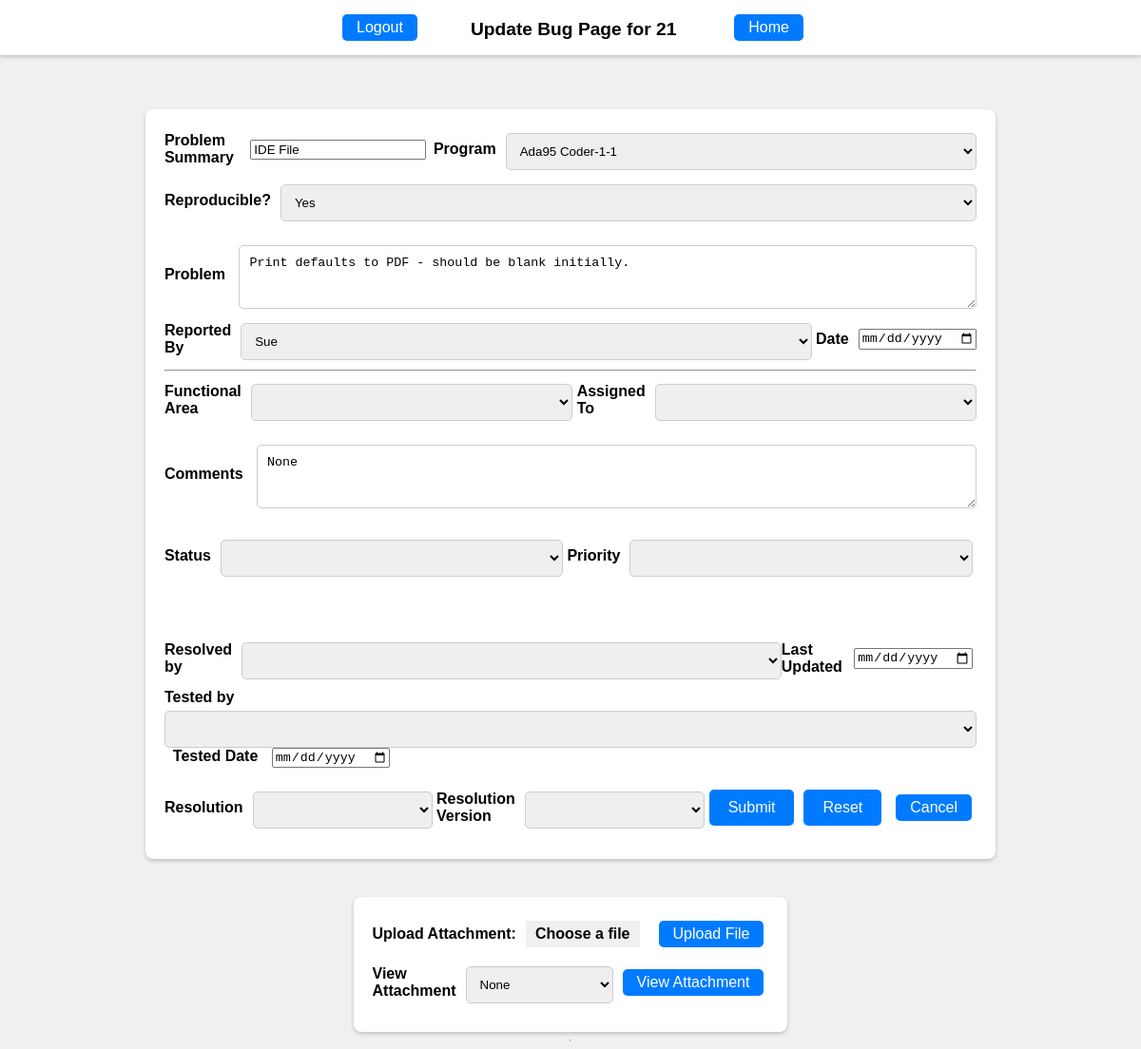
Screenshot of /update_bug/21 (signed in) with the database file from the repository.
### tables this page shows
CREATE TABLE "Bugs" (
	"bug_id"	INTEGER NOT NULL,
	"report_options"	TEXT,
	"severity"	TEXT,
	"problem_summary"	TEXT,
	"reproducible"	TEXT,
	"problem"	TEXT,
	"reported_by"	TEXT,
	"entry_date"	TEXT,
	"areas"	TEXT,
	"assigned_to"	TEXT,
	"comments"	TEXT,
	"status"	TEXT,
	"priority"	TEXT,
	"resolution"	TEXT,
	"resolution_version"	TEXT,
	"resolved_by"	TEXT,
	"resolved_date"	TEXT,
	"tested_by"	TEXT,
	"tested_date"	TEXT,
	"treat_as"	TEXT, program_options varchar(30),
	PRIMARY KEY("bug_id" AUTOINCREMENT)
);

CREATE TABLE `employees` ( `emp_id` INTEGER NOT NULL PRIMARY KEY AUTOINCREMENT, `name` varchar(32) NOT NULL, `username` varchar(32) NOT NULL, `password` varchar(32) NOT NULL, `userlevel` int(11) NOT NULL);

### app.py (the view, shortened to what this page needs)
@app.route("/update_bug/<bug_id>",methods=["GET","POST"])
def update_bug(bug_id):
    if "loggedin" not in session:
        return render_template("login.html")
    db = get_db()
    query = f"select * from bugs where bug_id={bug_id}"
    cur = db.execute(query)
    data = cur.fetchone()
    programs = get_programs()
    employees = get_employees()
    areas = get_area()
    report_options = ["Coding Error","Design Issue","Suggestion","Documentation","Hardware","Query"]
    severity = ["Minor", "Serious", "Fatal"]
    status=["open","closed","resolved"]
    priority = ["1","2","3","4","5","6"]
    resolution = ["Pending","Fixed","Irreproducible","Deferred","As designed","Withdrawn by reporter","Need more info",\
                  "Disagree with suggestion","Duplicate"]
    attach_cur = db.execute(f'select * from attach where bug_id={bug_id}')
    attach = attach_cur.fetchall()
    return render_template("update_bug.html",bug_id=bug_id,data=data,programs=programs,report_options=report_options,\
                           severity=severity,employees=employees,areas=areas,\
                            status=status,priority=priority,resolution=resolution,attach=attach)

### app.py (called while the page is built)
def connect_db():
    sql = sqlite3.connect("/Users/ishanunnarkar/Desktop/Projects/Bug_Hound-Project-main/server/db/bughound.db")
    sql.row_factory = sqlite3.Row
    return sql

def get_db():
    if not hasattr(g,"sqlite3"):
        g.sqlite_db = connect_db()
    return g.sqlite_db

def get_programs():
    db=get_db()
    cur = db.execute('select * from programs')
    programs = cur.fetchall()
    return programs

def get_employees():
    db=get_db()
    cur = db.execute('select * from employees')
    employees = cur.fetchall()
    return employees

def get_area():
    db = get_db()
    cur = db.execute("select * from areas")
    areas = cur.fetchall()
    return areas

### templates/update_bug.html (shortened to what this page needs)
<!DOCTYPE html>
<html lang="en">
<head>
    <link rel="stylesheet" href="{{ url_for('static', filename='css/index.css') }}">
</head>
<body>
    <div class="header">
        <div class="navigation">
            <a href="{{url_for('logout')}}" class="btn header-btn">Logout</a>
            <span class="header-title">Update Bug Page for {{bug_id}}</span>
            <a href="{{url_for('index_page')}}" class="btn header-btn">Home</a>
        </div>
    </div>
    <form method="POST" action="{{url_for('update_bug',bug_id=bug_id)}}">
        <div class="form-row">
            <label for="problem_summary">Problem Summary</label>
            <input type="text" id="problem_summary" name="problem_summary" value="{{ data.problem_summary }}">
            <label id="program">Program</label>
            <select id ="program" name="program_options">
                {% for program in programs %}
                    {% set prog = '-'.join(program[1:]) %}
                    <option value="{{'-'.join(program[1:])}}" {% if prog == data.program_options %}selected{% endif %}>{{'-'.join(program[1:]) }}</option>
                {% endfor %}
            </select>
        </div>
        <div class="form-row">
            <label id="reproducible">Reproducible?</label>
            <select id ="reproducible" name="reproducible">
                <option value="Yes" {% if "Yes" == data.reproducible %}selected{% endif %}>Yes</option>
            </select>
        </div>
        <div class="form-row" style="margin-top:20px;">
            <label style="vertical-align:top" for=problem>Problem</label>
            <textarea name="problem" id="problem" cols="90" rows="3" >{{ data.problem }}</textarea>
        </div>
        <div class="form-row">
            <label id="reported_by">Reported By</label>
            <select id ="reported_by" name="reported_by">
                {% for employee in employees %}
                <option value="{{ employee.name }}" {% if employee.name == data.reported_by %}selected{% endif %}>{{ employee.name }}</option>
                {% endfor %}
            </select>
            <label for="entry_date">Date</label>
            <input type="date" id="entry_date" name="entry_date" value="{{ data.entry_date }}"><br>
        </div>
        <hr/>
        <div class="form-row">
            <label id="areas">Functional Area</label>
            <select id ="areas" name="areas">
                <option style="display:none;"></option>
                {% for area in areas %}
                <option value="{{area.area}}" {% if area.area == data.areas %}selected{% endif %}>{{ data.areas }}</option>
                {% endfor %}
            </select>
            <label id="assigned_to">Assigned To</label>
            <select id ="assigned_to" name="assigned_to">
                <option style="display:none;"></option>
                {% for employee in employees %}
                <option value="{{employee.name}}" {% if employee.name == data.assigned_to %}selected{% endif %}>{{data.assigned_to}}</option>
                {% endfor %}
            </select>
        </div>
        <div class="form-row" style="margin-top:20px;">
            <label style="vertical-align:top" for=comments>Comments</label>
            {% if data[0][11] %}
                <textarea name="comments" id="comments" cols="90" rows="3">{{ data.comments }}</textarea>
            {% else %}
            <textarea name="comments" id="comments" cols="90" rows="3">{{ data.comments }}</textarea>
            {% endif %}
        </div>
        <br/>
         <div class="form-row">
            <label id="status">Status</label>
            <select id ="status" name="status">
                <option style="display:none;"></option>
                {% for stat in status %}
                <option value="{{stat}}" {% if stat == data.status %}selected{% endif %}>{{stat}}</option>
                {% endfor %}
            </select>
            <label id="priority">Priority</label>
            <select id ="priority" name="priority">
            <option style="display:none;"></option>
            {% for prior in priority %}
            <option value="{{prior}}" {% if prior == data.priority %}selected{% endif %}>{{prior}}</option>
            {% endfor %}
            </select>
        </div>
        <br/>
        <br/>
        <br/>
        <div class="form-row">
            <label id="resolved_by">Resolved by</label>
            <select id ="resolved_by" name="resolved_by">
                <option style="display:none;"></option>
                {% for employee in employees %}
                <option value="{{ employee.name }}" {% if employee.name == data.resolved_by %}selected{% endif %}>{{ employee.name }}</option>
                {% endfor %}
            </select>
            <label for="resolved_date">Last Updated</label>
            <input type="date" id="resolved_date" name="resolved_date" value="{{data.resolved_date}}">
            </div>
            <div>
            <label id="tested_by">Tested by</label>
            <select id ="tested_by" name="tested_by">
                <option style="display:flex;"></option>
                {% for employee in employees %}
                <option value="{{ employee.name }}" {% if employee.name == data.tested_by %}selected{% endif %}>{{ employee.name }}</option>
                {% endfor %}
            </select>
            <label for="tested_date">Tested Date</label>
            <input type="date" id="tested_date" name="tested_date" value="{{data.tested_date}}">
        </div>
        <br/>
        <div class="form-row">
            <label id="resolution">Resolution</label>
            <select id ="resolution" name="resolution">
            <option style="display:none;"></option>
            {% for option in resolution %}
            <option value="{{option}}" {% if option == data.resolution %}selected{% endif %}>{{data.resolution}}</option>
            {% endfor %}
            </select>
            <label id="resolution_version">Resolution Version</label>
            <select id ="resolution_version" name="resolution_version">
            <option style="display:none;"></option>
            {% for option in resolution %}
            <option value="{{option}}" {% if option == data.resolution_version %}selected{% endif %}>{{option}}</option>
            {% endfor %}
        </div>
        <br/>
        <br/>
        <br/>
        <div class="button-row">
            <input type="submit" class="btn" value="Submit">
            <input type="reset" class="btn" value="Reset">
            <a href="{{url_for('index_page')}}" class="btn" style="text-decoration: none; color: white;">Cancel</a>
        </div>
    </form>
     <form id="combinedForm" method="post" enctype="multipart/form-data" target="_blank" style="margin: 0%;">
        <div class="form-row">
            <label for="upload-section"><b>Upload Attachment:</b></label>
            <label for="file">Choose a file</label>
            <input type="button" class="btn" value="Upload File" onclick="submitForm('upload')">
        </div>
        <div class="form-row">
            <label for="options"><b>View Attachment</b></label>
            <select name="options" id="options">
                <option value="None" selected>None</option>
            </select>
            <input type="button" class="btn" value="View Attachment" onclick="submitForm('view')">
        </div>
    </form>
    <hr/>
</body>
</html>

### static/css/index.css (style rules this page uses)
body { background-color: #f0f0f0; font-family: Arial, sans-serif; margin: 0; padding-top: 75px; display: flex; flex-direction: column; align-items: center; }
.header { width: 100%; display: flex; flex-direction: column; align-items: center; padding: 10px 0; background: #fff; box-shadow: 0 2px 4px rgba(0,0,0,0.2); position: fixed; top: 0; z-index: 1000; }
.navigation { display: flex; justify-content: space-between; padding: 0 20px; width: 100%; max-width: 500px; margin: auto; }
.header-btn { padding: 5px 10px; }
.header-title { margin-top: 10px; text-align: center; width: 100%; font-size: larger; font-weight: 700; }
.form-row { display: flex; justify-content: space-between; align-items: center; margin-bottom: 15px; }
label { font-weight: bold; margin-right: 10px; }
.textbox, select, textarea { width: 100%; padding: 10px; margin-top: 5px; border-radius: 5px; border: 1px solid #ccc; box-sizing: border-box; }
.btn, input[type="submit"], input[type="reset"], button[type="button"], .button-row .btn { padding: 10px 20px; background-color: #007bff; color: white; border: none; border-radius: 5px; cursor: pointer; text-decoration: none; margin: 5px; font-size: inherit; }
form { background: #fff; padding: 20px; border-radius: 8px; box-shadow: 0 2px 4px rgba(0,0,0,0.2); margin: 40px 0; }

### templates/update_bug.html (style rules this page uses)
.form-row { display: flex; align-items: center; margin-bottom: 10px; }
.inputfile + label { cursor: pointer; background-color: #f0f0f0; padding: 5px 10px; }
.btn { margin-left: 10px; padding: 5px 15px; background-color: #007bff; border: none; color: white; cursor: pointer; }

### rows the page displays
Bugs: problem_summary "IDE File", program_options "Ada95 Coder-1-1", reproducible "Yes", problem "Print defaults to PDF - should be blank initially.", reported_by "Sue"

### other values shown
{{ bug_id }} "21"
